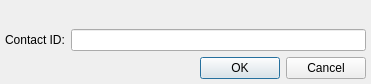
<ui version="4.0" >
 <class>AddLegacyContactDialogClass</class>
 <widget class="QDialog" name="AddLegacyContactDialogClass" >
  <property name="windowModality" >
   <enum>Qt::WindowModal</enum>
  </property>
  <property name="geometry" >
   <rect>
    <x>0</x>
    <y>0</y>
    <width>371</width>
    <height>84</height>
   </rect>
  </property>
  <layout class="QVBoxLayout" >
   <property name="margin" >
    <number>5</number>
   </property>
   <item>
    <widget class="QLabel" name="lblDescription" >
     <property name="textFormat" >
      <enum>Qt::PlainText</enum>
     </property>
     <property name="alignment" >
      <set>Qt::AlignCenter</set>
     </property>
     <property name="wordWrap" >
      <bool>true</bool>
     </property>
    </widget>
   </item>
   <item>
    <layout class="QHBoxLayout" >
     <item>
      <widget class="QLabel" name="lblPrompt" >
       <property name="text" >
        <string>Contact ID:</string>
       </property>
       <property name="textFormat" >
        <enum>Qt::PlainText</enum>
       </property>
      </widget>
     </item>
     <item>
      <widget class="QLineEdit" name="lnePrompt" />
     </item>
    </layout>
   </item>
   <item>
    <widget class="QDialogButtonBox" name="dbbButtons" >
     <property name="standardButtons" >
      <set>QDialogButtonBox::Cancel|QDialogButtonBox::Ok</set>
     </property>
    </widget>
   </item>
  </layout>
 </widget>
 <layoutdefault spacing="6" margin="11" />
 <resources/>
 <connections/>
</ui>
